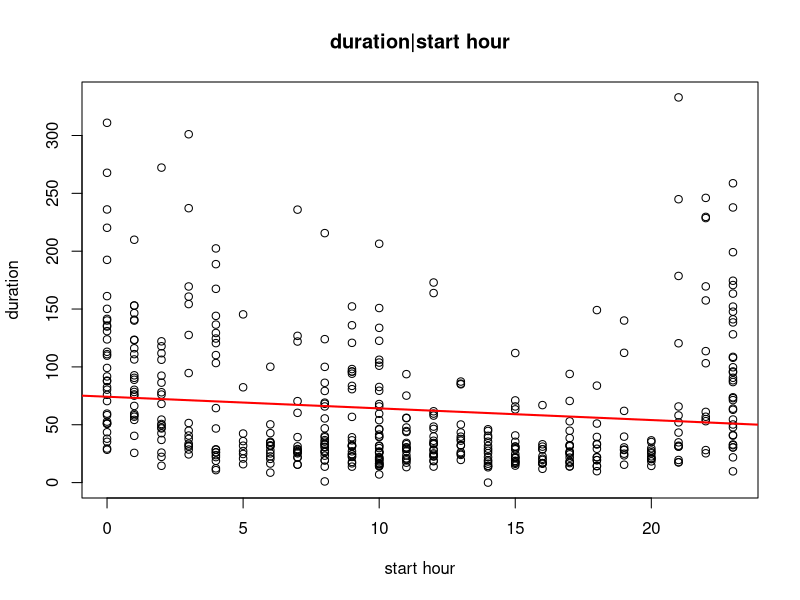

Reproduce this figure in R.
## ---- chunk 1
library(lubridate)
library(mgcv)
## ---- chunk 2
df <- read.csv("../datasets/tg_parsed_alarms.csv")
df$started <- ymd_hms(df$started, tz = "UTC")

df$start_hour <- hour(df$started)
df$start_hour <- as.numeric(df$start_hour)

df$start_year <- year(df$started)
df$start_year <- as.numeric(df$start_year)

df$alarm_type <- as.factor(df$alarm_type)
df$duration_min <- as.numeric(df$duration_min)
head(df)
## ---- chunk 3
hour_lm<-lm(formula=duration_min ~ start_hour,data=df)
summary(hour_lm)
plot(df$start_hour, df$duration_min,
     xlab = "start hour",
     ylab = "duration",
     main = "duration|start hour")

abline(hour_lm, col = "red", lwd = 2)
## ---- chunk 4
hour_year_lm<-lm(formula=duration_min ~ start_year*start_hour,data=df)
summary(hour_year_lm)
## ---- chunk 5
type_lm<-lm(formula=duration_min ~ alarm_type,data=df)
summary(type_lm)
## ---- chunk 6
f_lm<-lm(formula=duration_min ~ alarm_type*start_hour*start_year,data=df)
summary(f_lm)
## ---- chunk 7
model_gam <- gam(duration_min ~ alarm_type + s(start_hour), data = df)
summary(model_gam)
